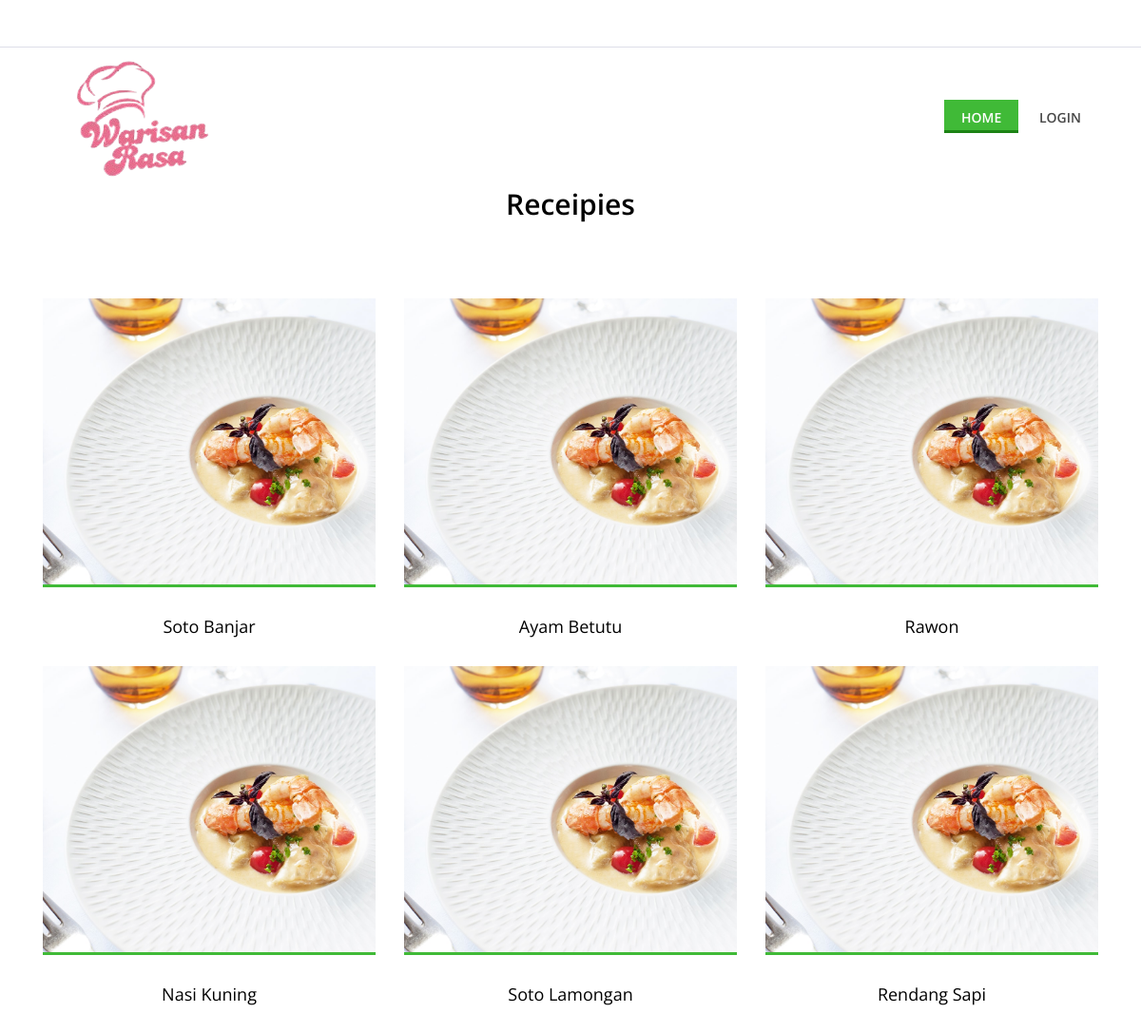
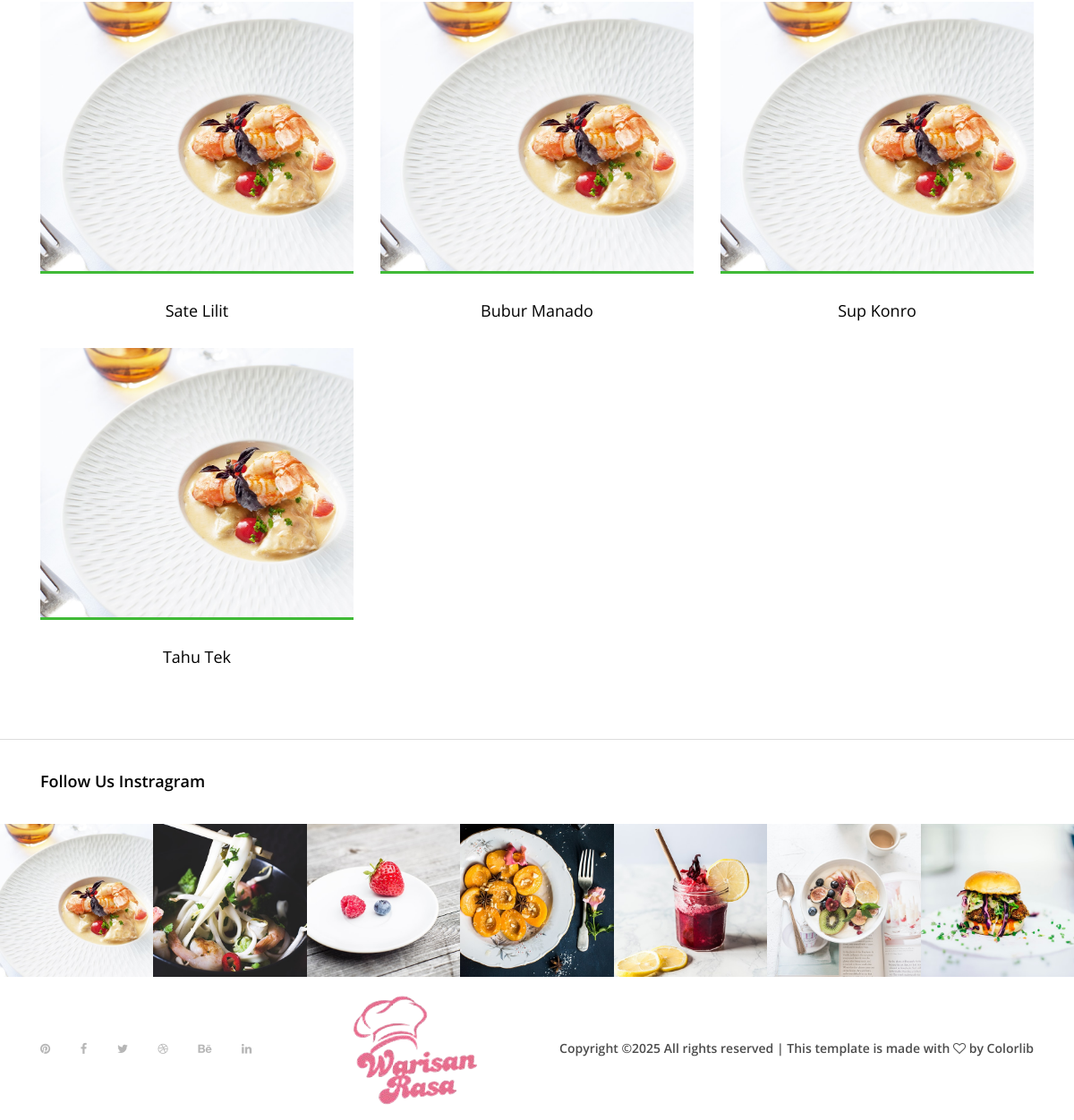
The app's page /web/index.php with its own data (2 pictures, top to bottom).
### tables this page shows
CREATE TABLE `resep` (
  `idresep` int(11) NOT NULL,
  `nama_resep` varchar(100) DEFAULT NULL,
  `tanggal` date DEFAULT NULL,
  `deskripsi` text DEFAULT NULL,
  `bahan` text DEFAULT NULL,
  `cara_membuat` text DEFAULT NULL,
  `userid` int(11) NOT NULL,
  `foto` text DEFAULT NULL
);

### web/index.php (the view, shortened to what this page needs)
<!DOCTYPE html>
<html lang="en">
<head>
    <link rel="stylesheet" href="style.css">
</head>
<body>
    <header class="header-area">
        <div class="top-header-area">
            <div class="container h-100">
                <div class="row h-100 align-items-center justify-content-between">
                </div>
            </div>
        </div>
        <div class="delicious-main-menu">
            <div class="classy-nav-container breakpoint-off">
                <div class="container">
                    <nav class="classy-navbar justify-content-between" id="deliciousNav">
                        <a class="nav-brand" href="index.html"><img src="img/core-img/logo.png" alt=""></a>
                        <div class="classy-menu">
                            <div class="classynav">
                                <ul>
                                    <li class="active"><a href="index.html">Home</a></li>
                                    <li><a href="contact.html">Login</a></li>
                                </ul>
                            </div>
                        </div>
                    </nav>
                </div>
            </div>
        </div>
    </header>
    <section class="best-receipe-area">
        <div class="container">
            <div class="row">
                <div class="col-12">
                    <div class="section-heading">
                        <h3>Receipies</h3>
                    </div>
                </div>
            </div>
            <div class="row">
                    <?php
                        include '../koneksi.php';
                        $data = mysqli_query($koneksi, "SELECT * FROM resep");
                        while($d = mysqli_fetch_array($data)){
                        ?>
                <div class="col-12 col-sm-6 col-lg-4">
                    <div class="single-best-receipe-area mb-30">
                        <img src="img/bg-img/r1.jpg" alt="">
                        <div class="receipe-content">
                            <a href="detail.php?idresep=<?= $d['idresep'];?>">
                                <h5><?= $d['nama_resep']; ?></h5>
                            </a>
                        </div>
                    </div>
                </div>
                <?php  } ?>
            </div>
        </div>
    </section>
    <div class="follow-us-instagram">
        <div class="container">
            <div class="row">
                <div class="col-12">
                    <h5>Follow Us Instragram</h5>
                </div>
            </div>
        </div>
        <div class="insta-feeds d-flex flex-wrap">
            <div class="single-insta-feeds">
                <img src="img/bg-img/insta1.jpg" alt="">
            </div>
            <div class="single-insta-feeds">
                <img src="img/bg-img/insta2.jpg" alt="">
            </div>
            <div class="single-insta-feeds">
                <img src="img/bg-img/insta3.jpg" alt="">
            </div>
            <div class="single-insta-feeds">
                <img src="img/bg-img/insta4.jpg" alt="">
            </div>
            <div class="single-insta-feeds">
                <img src="img/bg-img/insta5.jpg" alt="">
            </div>
            <div class="single-insta-feeds">
                <img src="img/bg-img/insta6.jpg" alt="">
            </div>
            <div class="single-insta-feeds">
                <img src="img/bg-img/insta7.jpg" alt="">
            </div>
        </div>
    </div>
    <footer class="footer-area">
        <div class="container h-100">
            <div class="row h-100">
                <div class="col-12 h-100 d-flex flex-wrap align-items-center justify-content-between">
                    <div class="footer-social-info text-right">
                        <a href="#"><i class="fa fa-pinterest" aria-hidden="true"></i></a>
                        <a href="#"><i class="fa fa-facebook" aria-hidden="true"></i></a>
                        <a href="#"><i class="fa fa-twitter" aria-hidden="true"></i></a>
                        <a href="#"><i class="fa fa-dribbble" aria-hidden="true"></i></a>
                        <a href="#"><i class="fa fa-behance" aria-hidden="true"></i></a>
                        <a href="#"><i class="fa fa-linkedin" aria-hidden="true"></i></a>
                    </div>
                    <div class="footer-logo">
                        <a href="index.html"><img src="img/core-img/logo.png" alt=""></a>
                    </div>
                    <p>
Copyright &copy;<script>document.write(new Date().getFullYear());</script> All rights reserved | This template is made with <i class="fa fa-heart-o" aria-hidden="true"></i> by <a href="https://colorlib.com" target="_blank">Colorlib</a>
</p>
                </div>
            </div>
        </div>
    </footer>
</body>
</html>

### web/style.css (style rules this page uses)
* { margin: 0; padding: 0; }
body { font-family: "Open Sans", sans-serif; font-size: 14px; }
h1, h2, h3, h4, h5, h6 { color: #000000; line-height: 1.3; font-weight: 600; }
p { color: #9b9b9b; font-size: 14px; line-height: 2; font-weight: 400; }
a, a:hover, a:focus { -webkit-transition-duration: 500ms; transition-duration: 500ms; text-decoration: none; outline: 0 solid transparent; color: #000000; font-weight: 600; font-size: 14px; color: #474747; }
ul, ol { margin: 0; }
ul li, ol li { list-style: none; }
img { height: auto; max-width: 100%; }
.mb-30 { margin-bottom: 30px !important; }
.section-heading { position: relative; z-index: 1; margin-bottom: 80px; text-align: center; }
.section-heading h3 { font-size: 30px; margin-bottom: 0; }
.header-area { position: relative; z-index: 100; width: 100%; }
.header-area .top-header-area { width: 100%; height: 50px; background-color: #ffffff; border-bottom: 1px solid #dddee9; }
.header-area .delicious-main-menu { position: relative; width: 100%; z-index: 100; height: 145px; }
.header-area .delicious-main-menu .classy-nav-container { background-color: transparent; }
.header-area .delicious-main-menu .classy-navbar { height: 145px; padding: 0; }
.header-area .delicious-main-menu .classy-navbar .classynav ul li a { font-weight: 600; }
.header-area .delicious-main-menu .classy-navbar .classynav > ul > li > a { text-transform: uppercase; padding: 12px 18px 11px; background-color: transparent; border-bottom: 3px solid transparent; line-height: 1; color: #474747; font-weight: 600; }
.header-area .delicious-main-menu .classy-navbar .classynav > ul > li.active > a { color: #ffffff; background-color: #40ba37; border-bottom: 3px solid #1c8314; }
.header-area .delicious-main-menu .classy-navbar .classynav > ul > li.active > a::after { color: #ffffff; }
.best-receipe-area { position: relative; z-index: 1; padding-bottom: 50px; }
.single-best-receipe-area { position: relative; z-index: 1; }
.single-best-receipe-area img { border-bottom: 3px solid #40ba37; }
.single-best-receipe-area .receipe-content { padding-top: 30px; text-align: center; }
.single-best-receipe-area .receipe-content h5 { font-size: 18px; margin-bottom: 10px; font-weight: 400; -webkit-transition-duration: 500ms; transition-duration: 500ms; }
.footer-area { position: relative; z-index: 1; width: 100%; height: 140px; background-color: #ffffff; }
.footer-area .footer-social-info { padding-right: 15px; }
.footer-area .footer-social-info a { display: inline-block; color: #b6b6b6; font-size: 13px; margin-right: 30px; }
.footer-area .footer-social-info a:last-child { margin-right: 0; }
.footer-area p { color: #4b4b4b; font-weight: 600; margin-bottom: 0; padding-left: 15px; }
.footer-area p a { color: #4b4b4b; font-weight: 600; }
.follow-us-instagram { position: relative; z-index: 1; border-top: 1px solid #dcdcdc; }
.follow-us-instagram h5 { font-size: 18px; padding: 35px 0; margin-bottom: 0; }
.follow-us-instagram .insta-feeds { position: relative; z-index: 1; }
.follow-us-instagram .insta-feeds .single-insta-feeds { position: relative; z-index: 1; -webkit-box-flex: 0; -ms-flex: 0 0 14.2857%; flex: 0 0 14.2857%; max-width: 14.2857%; width: 14.2857%; -webkit-transition-duration: 500ms; transition-duration: 500ms; overflow: hidden; }
.follow-us-instagram .insta-feeds .single-insta-feeds img { width: 100%; -webkit-transition-duration: 500ms; transition-duration: 500ms; }

### records on screen
resep: nama_resep "Soto Banjar"
resep: nama_resep "Ayam Betutu"
resep: nama_resep "Rawon"
resep: nama_resep "Nasi Kuning"
resep: nama_resep "Soto Lamongan"
resep: nama_resep "Rendang Sapi"
resep: nama_resep "Sate Lilit"
resep: nama_resep "Bubur Manado"
resep: nama_resep "Sup Konro"
resep: nama_resep "Tahu Tek"
